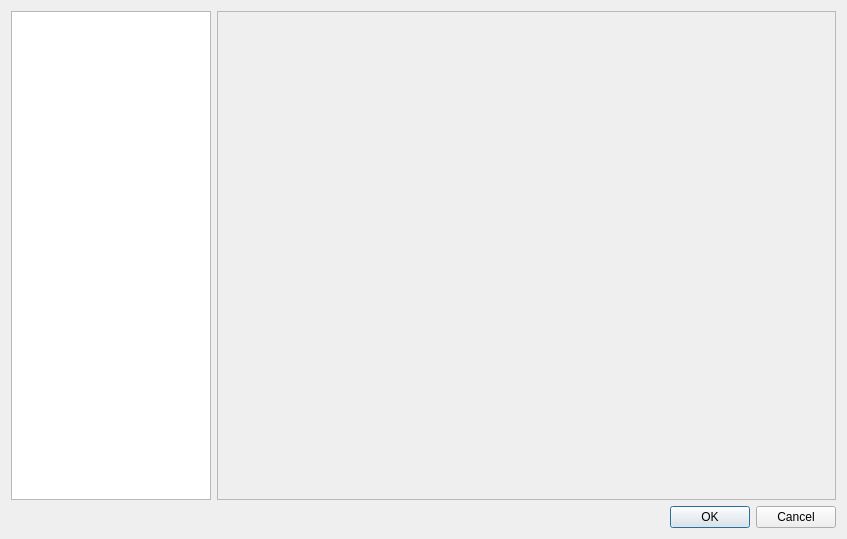
<?xml version="1.0" encoding="UTF-8"?>
<ui version="4.0">
 <class>Dialog</class>
 <widget class="QDialog" name="Dialog">
  <property name="geometry">
   <rect>
    <x>0</x>
    <y>0</y>
    <width>847</width>
    <height>539</height>
   </rect>
  </property>
  <property name="windowTitle">
   <string>Dialog</string>
  </property>
  <layout class="QVBoxLayout" name="verticalLayout">
   <item>
    <layout class="QHBoxLayout" name="horizontalLayout">
     <item>
      <widget class="QListView" name="listView">
       <property name="maximumSize">
        <size>
         <width>200</width>
         <height>16777215</height>
        </size>
       </property>
      </widget>
     </item>
     <item>
      <widget class="QScrollArea" name="scrollArea">
       <property name="widgetResizable">
        <bool>true</bool>
       </property>
       <widget class="QWidget" name="scrollAreaWidgetContents">
        <property name="geometry">
         <rect>
          <x>0</x>
          <y>0</y>
          <width>614</width>
          <height>478</height>
         </rect>
        </property>
       </widget>
      </widget>
     </item>
    </layout>
   </item>
   <item>
    <widget class="QDialogButtonBox" name="buttonBox">
     <property name="orientation">
      <enum>Qt::Horizontal</enum>
     </property>
     <property name="standardButtons">
      <set>QDialogButtonBox::Cancel|QDialogButtonBox::Ok</set>
     </property>
    </widget>
   </item>
  </layout>
 </widget>
 <resources/>
 <connections>
  <connection>
   <sender>buttonBox</sender>
   <signal>accepted()</signal>
   <receiver>Dialog</receiver>
   <slot>accept()</slot>
   <hints>
    <hint type="sourcelabel">
     <x>248</x>
     <y>254</y>
    </hint>
    <hint type="destinationlabel">
     <x>157</x>
     <y>274</y>
    </hint>
   </hints>
  </connection>
  <connection>
   <sender>buttonBox</sender>
   <signal>rejected()</signal>
   <receiver>Dialog</receiver>
   <slot>reject()</slot>
   <hints>
    <hint type="sourcelabel">
     <x>316</x>
     <y>260</y>
    </hint>
    <hint type="destinationlabel">
     <x>286</x>
     <y>274</y>
    </hint>
   </hints>
  </connection>
 </connections>
</ui>
